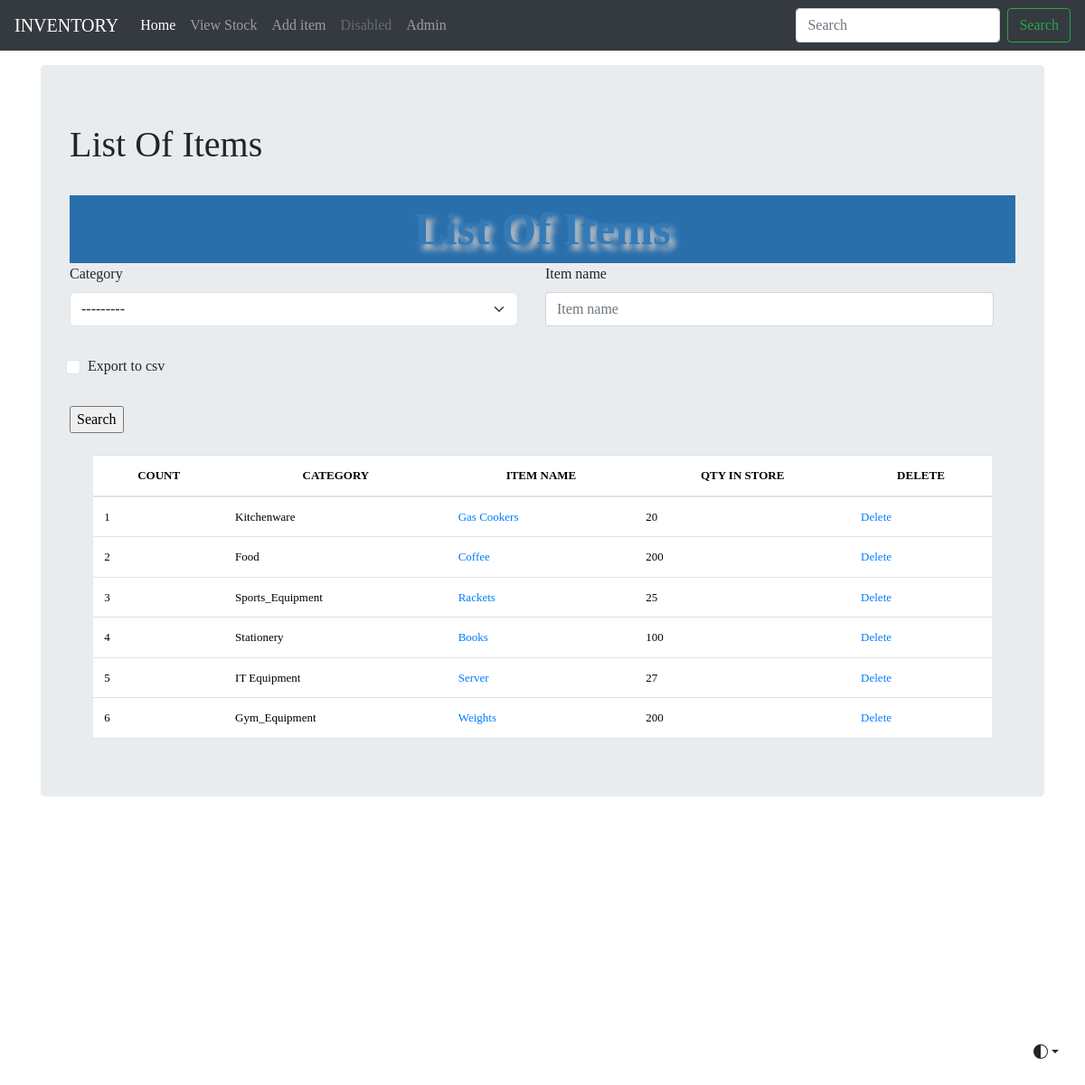
/list_items/, run on an earlier commit of the app's database.
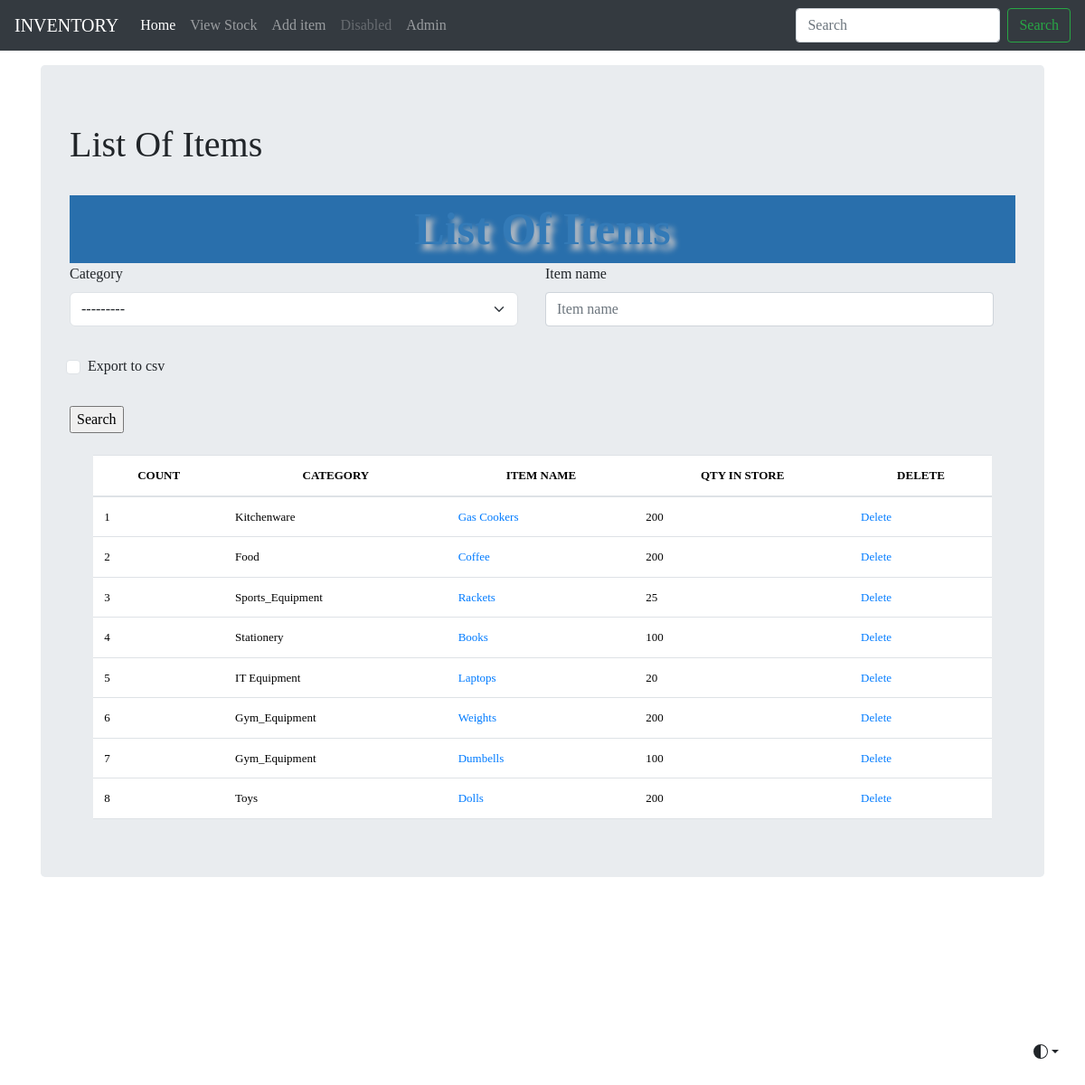
And on a later commit of the database.
### inventory/models.py (models this page shows, shortened)
class Stock(models.Model):
	category = models.ForeignKey(Category, on_delete=models.CASCADE, blank=True)
	item_name = models.CharField(max_length=50, blank=True, null=False)
	quantity = models.IntegerField(default='0', blank=False, null=False)
	receive_quantity = models.IntegerField(default='0', blank=True, null=True)
	receive_by = models.CharField(max_length=50, blank=True, null=True)
	issue_quantity = models.IntegerField(default='0', blank=True, null=True)
	issue_by = models.CharField(max_length=50, blank=True, null=True)
	issue_to = models.CharField(max_length=50, blank=True, null=True)
	phone_number = models.CharField(max_length=50, blank=True, null=True)
	created_by = models.CharField(max_length=50, blank=True, null=True)
	reorder_level = models.IntegerField(default='0', blank=True, null=True)
	last_updated = models.DateTimeField(auto_now_add=False, auto_now=True)
	export_to_CSV = models.BooleanField(default=True)

class Category(models.Model):
	name = models.CharField(max_length=50, blank=True, null=True)
	def __str__(self):
		return self.name

### inventory/views.py (the view, shortened to what this page needs)
# urls.py: path('list_items/',views.list_items, name='list_items'),
def list_items(request):
    title = 'List Of Items'
    form = StockSearchForm(request.POST or None)
    stockList = Stock.objects.all()
    context = {
        "items": stockList,
        "title": title,
        "form": form,
    }
    return render(request, 'list_items.html', context)

### inventory/forms.py
class StockSearchForm(forms.ModelForm):
   export_to_CSV = forms.BooleanField(required = False)
   class Meta:
      model = Stock
      fields = ['category', 'item_name']

### inventory/templates/list_items.html (shortened to what this page needs)
{% extends "base.html" %}
{% load bootstrap5 %}
{% block content %}
    <div class="header pt-0">
        {{title}}
    </div>
    <form method='POST' action='' class="pr-4">
        <div class="row">
            {% for field in form %}
            <div class="col-sm-6 form-group">
             {% bootstrap_field field %}
            </div>
            {% endfor %}
            </div>
        <input type="submit" value='Search'/>
    </form>
   <br>
    <div class="display-table">
        <table class='table'>
            <thead>
            <tr>
                <th>COUNT</th>
                <th>CATEGORY</th>
                <th>ITEM NAME</th>
                <th>QTY IN STORE</th>
                <th>DELETE</th>
            </tr>
            </thead>
        {% for instance in items %}
            <tr class="text-left">
                <td>{{forloop.counter}}</td>
                <td>{{instance.category}}</td>
                <td><a href="{% url 'update_item' instance.id %}">{{instance.item_name}}</a></td>
                <td>{{instance.quantity}}</td>
                <td><a href="{% url 'delete_items' instance.id %}">Delete</a></td>
            </tr>
        {% endfor %}
        </table>
    </div>
{% endblock content %}

What changed in the data, as far as the page shows it:
changed Stock "Gas Cookers": quantity "20" → "200"
changed Stock "IT Equipment": item_name "Server" → "Laptops"; quantity "27" → "20"
added Stock: category "Gym_Equipment", item_name "Dumbells", quantity "100"
added Stock: category "Toys", item_name "Dolls", quantity "200"
